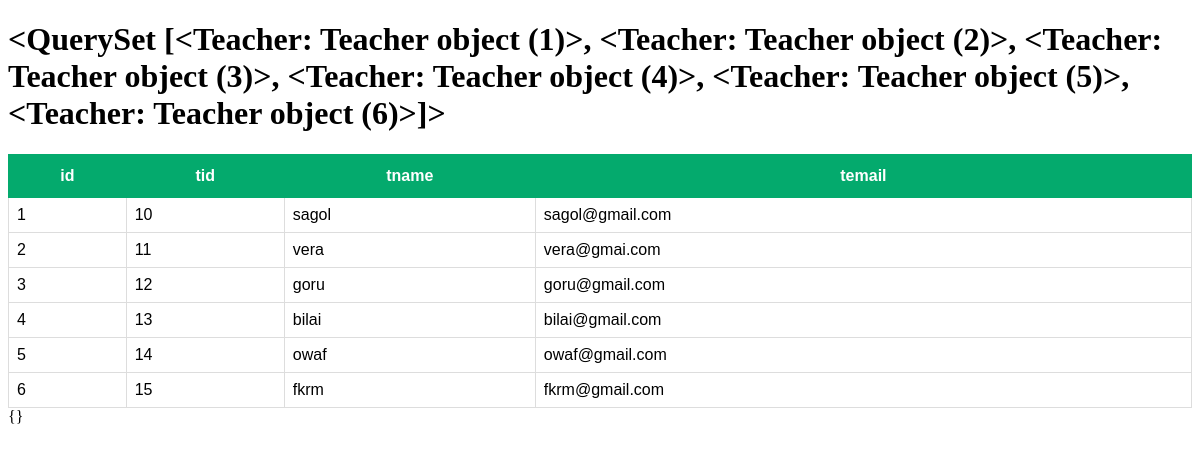
Screenshot of /about_us/t/ with the database file from the repository.
### about_us/models.py (models this page shows)
class Teacher(models.Model):
    tid = models.IntegerField()
    tname = models.CharField(max_length=40)
    temail = models.EmailField(max_length=30)

### about_us/views.py (the view)
# urls.py: path('t/',views.teachers_info)
def teachers_info(request):
    teach = Teacher.objects.all()
    return render (request, 'about/teacher.html', {'thr': teach})

### templates/about/teacher.html (shortened to what this page needs)
<!DOCTYPE html>
{% load static %}
<html lang="en">
<head>
    <link rel="stylesheet" href="{% static 'css/teacher.css'%}"/>
</head>
<body>
    <h1>{{thr}}</h1>
    {% if thr %}
    <table id="tea">
        <tr class = 'head'>
            <th>id</th>
            <th>tid</th>
            <th>tname</th>
            <th>temail</th>
        </tr>
    {% for th in thr %}
    <tr>
        <td>{{th.id}}</td>
        <td>{{th.tid}}</td>
        <td>{{th.tname}}</td>
        <td>{{th.temail}}</td>
    </tr>
    {% endfor %}
    </table>
    {% else %}
    <h1>Empty Database</h1>
    {% endif %}
</body>
</html>

### static/css/teacher.css (style rules this page uses)
#tea { font-family: Arial, Helvetica, sans-serif; border-collapse: collapse; width: 100%; }
th { border: 1px solid #04AA6D; padding-top: 12px; padding-bottom: 12px; text-align: center; background-color: #04AA6D; color: white; }
td { border: 1px solid #ddd; padding: 8px; }

### rows the page displays
Teacher: id "<QuerySet [<Teacher: Teacher object (1)>, <Teacher: Teacher object (2)>, <Teacher: Teacher object (3)>, <Teacher: Teacher object (4)>, <Teacher: Teacher object (5)>, <Teacher: Teacher object (6)>]>", id "1", tid "10", tname "sagol", temail "sagol@gmail.com"
Teacher: id "2", tid "11", tname "vera", temail "vera@gmai.com"
Teacher: id "3", tid "12", tname "goru", temail "goru@gmail.com"
Teacher: id "4", tid "13", tname "bilai", temail "bilai@gmail.com"
Teacher: id "5", tid "14", tname "owaf", temail "owaf@gmail.com"
Teacher: id "6", tid "15", tname "fkrm", temail "fkrm@gmail.com"
